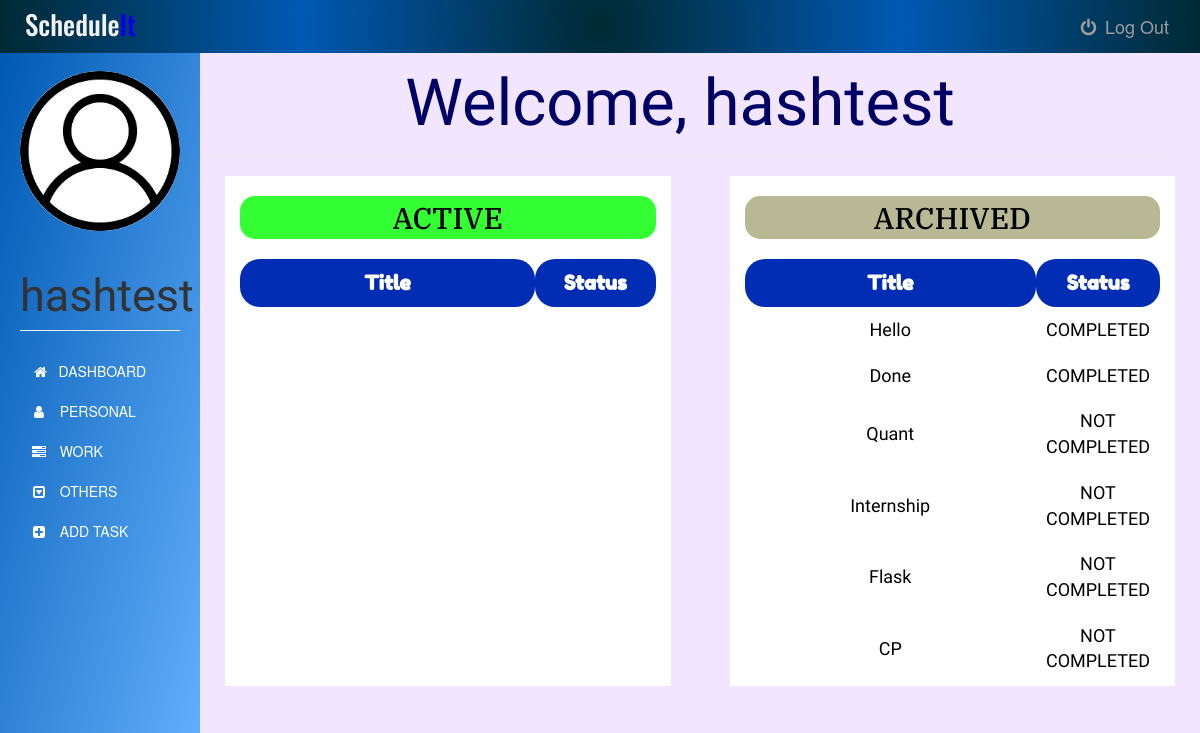
Page /dashboard (signed in) on the committed database.
### app.py (models this page shows)
class User(UserMixin, db.Model):
    id = db.Column(db.Integer, primary_key=True)
    username = db.Column(db.String(15), unique=True, nullable=False)
    email = db.Column(db.String(50), unique=True, nullable=False)
    password = db.Column(db.String(80), unique=True, nullable=False)
    tasks = db.relationship('Task', backref='author', lazy=True)

class Task(db.Model):
    id = db.Column(db.Integer, primary_key=True)
    title = db.Column(db.Text, nullable=False)
    date = db.Column(db.Date, nullable=False)
    content = db.Column(db.Text, nullable=False)
    WorkType = db.Column(db.Text, nullable=False)
    priority = db.Column(db.Text)
    status = db.Column(db.Text, nullable=False, default='NEW')
    user_id = db.Column(db.Integer, db.ForeignKey('user.id'), nullable=False)

### app.py (the view)
@app.route('/dashboard')
@login_required
def dashboard():
    tasks = Task.query.filter_by(user_id=current_user.id)
    return render_template('dashboard.html', tasks= tasks, name=current_user.username, tdate=date.today())

### app.py (called while the page is built)
@login_manager.user_loader
def load_user(user_id):
    return User.query.get(int(user_id))

### templates/dashboard.html (shortened to what this page needs)
{% extends "bootstrap/base.html" %}
{% block styles %}
{{super()}}
<link rel="stylesheet" href="{{url_for('.static', filename='dashboard.css')}}">
<link rel="stylesheet" href="https://maxcdn.bootstrapcdn.com/font-awesome/4.7.0/css/font-awesome.min.css">
{% endblock %}
{% block content %}
    <nav class="navbar navbar-inverse navbar-fixed-top">
      <div class="container-fluid">
        <div class="navbar-header">
          <center><h3><span>Schedule</span>It</h3></center>
        </div>
        <div class="navbar-collapse">
          <ul class="nav navbar-nav">
            <li>
              <a href="{{ url_for('logout') }}">
              <i class="fa fa-power-off fa-fw" aria-hidden="true"></i>
              Log Out
              </a>
            </li>
          </ul>
          </div>
      </div>
    </nav>
    <div class="container-fluid">
      <div class="row">
        <nav class=" sidebar">
          <div class="image img-cir img-120">
            <center>
              <img src="{{url_for('static', filename='user-icon.jpg')}}" width="250" height="200" class="img-responsive"/>
            </center>
            <center>
              <h1 class="page-header">{{ name }}</h1>
            </center>
          </div>
          <div>
            <div class="nav nav-sidebar">
              <ul class="nav nav-sidebar">
                <li>
                  <a class="list-group-item" href="#">
                    &nbsp;<i class="fa fa-home" aria-hidden="true"></i>&nbsp;&nbsp; DASHBOARD
                  </a>
                </li>
                <li>
                  <a class="list-group-item" href="{{ url_for('personaltask') }}">
                    <i class="fa fa-user fa-fw" aria-hidden="true"></i>&nbsp;&nbsp; PERSONAL
                  </a>
                </li>
                <li>
                  <a class="list-group-item" href="{{ url_for('worktask') }}">
                    <i class="fa fa-tasks fa-fw" aria-hidden="true"></i>&nbsp;&nbsp; WORK
                  </a>
                </li>
                <li>
                  <a class="list-group-item" href="{{ url_for('othertask') }}">
                    <i class="fa fa-caret-square-o-down fa-fw" aria-hidden="true"></i>&nbsp;&nbsp; OTHERS
                  </a>
                </li>
                <li>
                  <a class="list-group-item" href="{{ url_for('addtask') }}">
                    <i class="fa fa-plus-square fa-fw" aria-hidden="true"></i>&nbsp;&nbsp; ADD TASK
                  </a>
                </li>
              </ul>
            </div>
          </div>
        </nav>
        <div class="col-sm-9 col-sm-offset-2 col-md-10 col-md-offset-2 main">
          <center><h1 class="page-header">Welcome, {{ name }}</h1></center>
          <div class="row">
          <div class="col-md-5 col-md-offset-0 content-active">
            <h2>ACTIVE</h2>
            <table>
              <thead>
                <tr>
                  <th class="title">Title</th>
                  <th class="status">Status</th>
                </tr>
              </thead>
            </table>
          </div>
          <div class=" col-md-5 col-md-offset-0 content-archive">
            <h2>ARCHIVED</h2>
            <table>
              <thead>
                <tr>
                  <th class="title">Title</th>
                  <th class="status">Status</th>
                </tr>
              </thead>
              <tbody>
                {% for task in tasks %}
                  {% if (task.status != "NEW" and task.status != "IN PROGRESS" and task.status != "NOT STARTED") or tdate > task.date %}
                  <tr>
                    <td class="title">{{task.title}}</td>
                    {% if tdate > task.date and (task.status !="CANCELLED" or task.status !="COMPLETED") %}
                      <td class="status">NOT COMPLETED</td>
                    {% else %}
                      <td class="status">{{task.status}}</td>
                    {% endif %}
                  </tr>
                  {% endif %}
                {% endfor %}
              </tbody>
            </table>
          </div>
          </div>
        </div>
      </div>
    </div>
{% endblock %}

### static/dashboard.css (style rules this page uses)
body { padding-top: 50px; background-color: #f2e6ff; }
.navbar-fixed-top { border: 0; }
.navbar { background-image: radial-gradient(circle, #002933,#0059b3, #002933); }
.navbar-header h3 { font-family: 'Oswald', sans-serif; font-size: 27px; margin: 10px; color: #0000e6; }
.navbar-header span { font-size: 27px; color: #f2f2f2; }
.navbar-collapse ul { float: right; margin: 3px; list-style: none; }
.navbar-collapse ul li { float: left; }
.navbar-collapse ul li a { display: block; margin: 0px; padding: 13px; font-size: 18px; text-decoration: none; }
.sidebar { width: 200px; position: fixed; top: 51px; bottom: 0; left: 0; z-index: 1000; display: block; padding: 20px; overflow-x: hidden; overflow-y: auto; background-image: linear-gradient(to bottom right, #0059b3, #66b3ff); }
.sidebar .page-header { font-size: 45px; font-family: 'Tenali Ramakrishna', sans-serif; }
.nav-sidebar { margin-right: -21px; margin-bottom: 20px; margin-left: -20px; }
.nav-sidebar > li > a { padding-right: 20px; padding-left: 50px; }
.nav-sidebar ul li a { background-color: transparent; color: white; border: none; }
.nav-sidebar a { display: none; }
.row img { border-radius: 50%; }
.main { padding: 20px; margin-top: 1px; right: 20px; }
.main .page-header { margin-top: -18px; padding:15px; font-size: 65px; color: #000066; font-family: 'Tenali Ramakrishna', sans-serif; }
.main .content-active { background-color: white; float: left; width: 48%; height: 510px; margin-left: 2px; overflow: auto; }
.main .content-archive { background-color: white; float: right; width: 48%; height: 510px; overflow: auto; }
.main .content-active h2 { text-align: center; padding: 5px; background-color: #33ff33; color: black; border-radius: 15px; font-family: 'IBM Plex Serif', serif; }
.main .content-active table { width: 100%; margin-bottom: 25px; margin-top: 20px; }
.main .content-active table thead tr th { padding: 10px; text-align: center; color: white; background-color: #002db3; border-radius: 20px; font-size: 20px; font-family: 'Fredoka One', cursive; }
.main .content-archive h2 { text-align: center; padding: 5px; background-color: #b8b894; color: black; border-radius: 15px; font-family: 'IBM Plex Serif', serif; }
.main .content-archive table { width: 100%; margin-bottom: 25px; margin-top: 20px; }
.main .content-archive table thead tr th { padding: 10px; text-align: center; color: white; background-color: #002db3; border-radius: 20px; font-size: 20px; font-family: 'Fredoka One', cursive; }
.main .content-archive table tbody tr td { padding: 10px; text-align: center; color: black; font-size: 18px; font-family: 'Ubuntu Condensed', sans-serif; }
.main .title { width: 71%; }
.main .status { width: 29%; }
@media only screen and (max-width: 1400px) { .main .content-active { background-color: white; float: left; width: 45%; height: 510px; margin-left: 40px; overflow: auto; } }
@media only screen and (max-width: 1400px) { .main .content-archive { background-color: white; float: right; width: 45%; height: 510px; overflow: auto; } }

### rows in the picture
User: username "hashtest"
Task: title "Hello", status "COMPLETED"
Task: title "Done", status "COMPLETED"
Task: title "Quant", date "NOT COMPLETED"
Task: title "Internship", date "NOT COMPLETED"
Task: title "Flask", date "NOT COMPLETED"
Task: title "CP", date "NOT COMPLETED"
